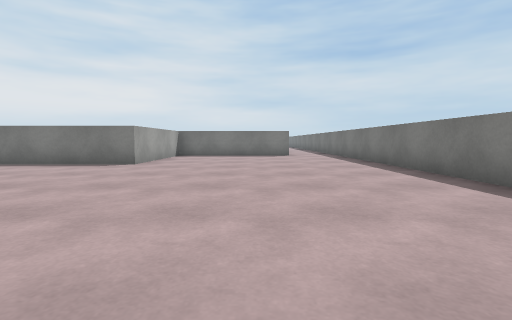
[1] (above)

13 first-person views from a walk through a scene from a Unity 3-D project. The camera is 0.62 m above the floor, tilts 4° down and sees 85° across. The floor is counted in squares, 1 m on a side. Each view is taken from the middle of a square. On the plan, view 1 faces up. The plan holds only what a view shows up to about 9 squares ahead; the rest is blank. The place goes on beyond the plan. The player character is not drawn. Surface patterns are stand-ins for the level's own textures.

[2]
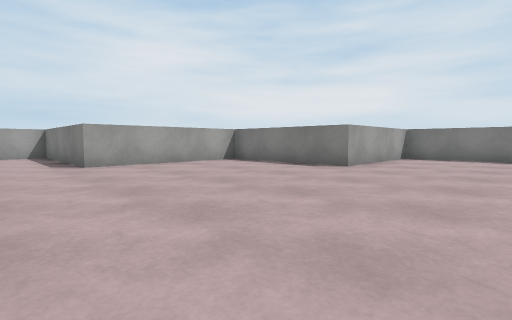

[3]
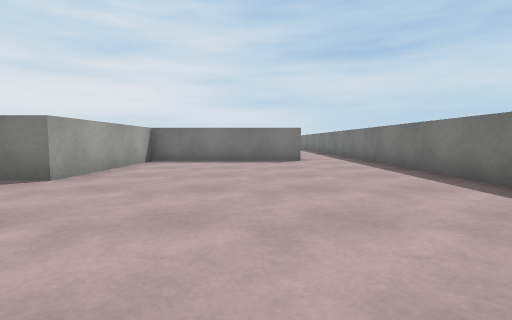

[4]
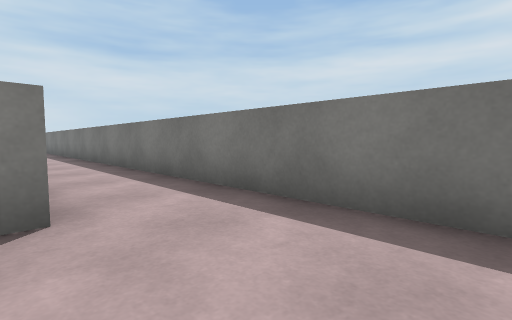

[5]
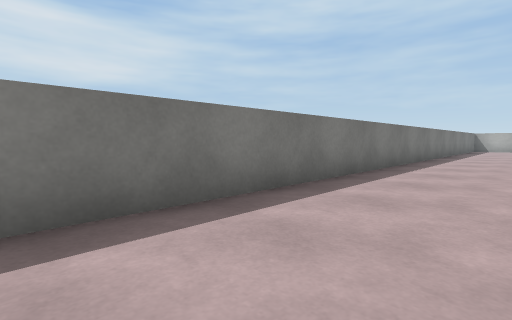

[6]
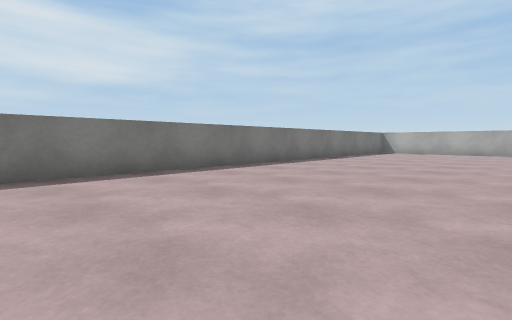

[7]
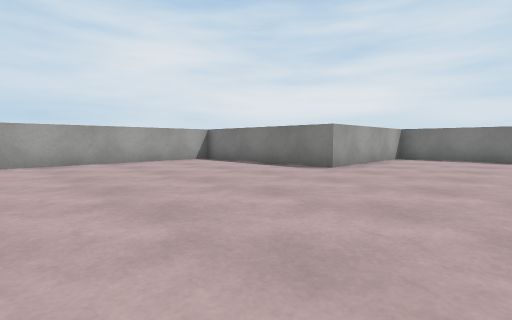

[8]
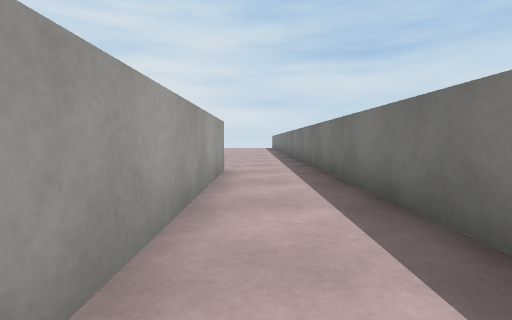

[9]
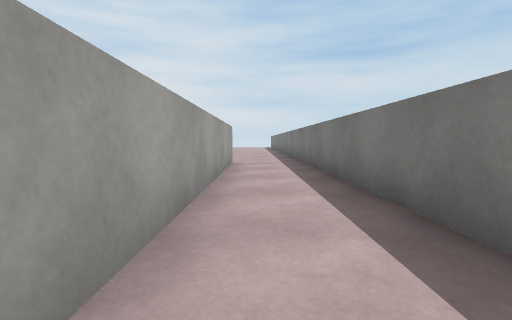

[10]
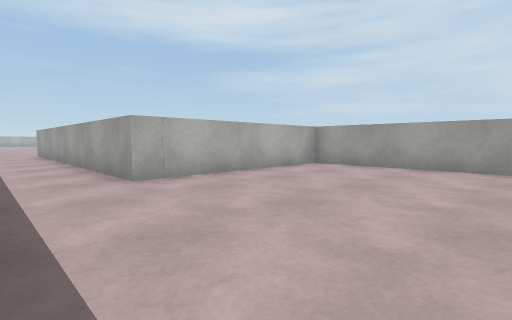

[11]
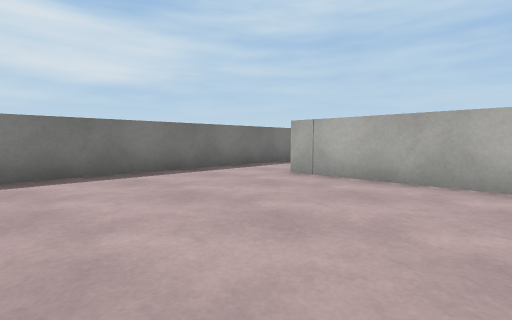

[12]
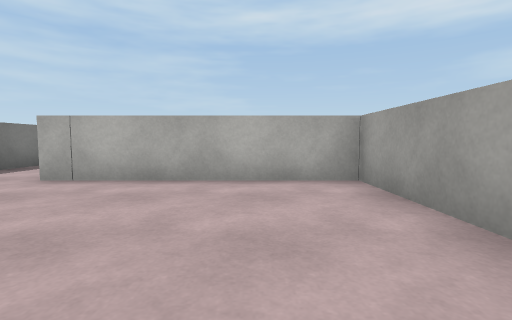

[13]
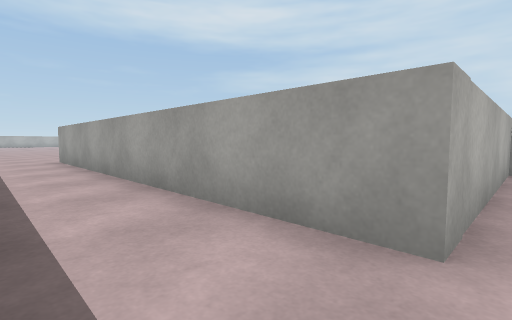

### Floor plan
Points are (right, up) in squares from view 1. A wall is a line through its corners. A room is listed if a view was taken in it or the views show most of it. See-through windows are left out.
Room 1 (views 1, 2, 3, 4, 5, 6, 7, 8, 9, 13)
walls: (-7.2, 6.6) (-7.2, 2.7) (-11.1, 2.7); (3.4, -3.5) (3.4, 21.4); (-12, 1.8) (-12, -2.8); (1.4, 20.7) (1.4, 11.5) (-3.1, 11.5) (-3.1, 7.3) (-6.8, 7.3)
ways out: opening at (2.5, 20.5) to room 2
Room 2 (views 10, 11, 12)
walls: (3.4, 21.4) (3.4, 24.9); (-3.6, 24.8) (-3.6, 20.7) (1.4, 20.7)
ways out: opening at (2.5, 20.5) to room 1

Where each view was taken, in squares from view 1:
view 1: 0 up, 0 right, facing up
view 2: 1 up, 0 right, facing up-left
view 3: 3 up, 0 right, facing up
view 4: 9 up, 1 right, facing up-right
view 5: 8 up, 1 right, facing down-right
view 6: 3 up, 2 left, facing down-right
view 7: 3 down, 4 left, facing up-left
view 8: 15 up, 2 right, facing up
view 9: 13 up, 2 right, facing up
view 10: 25 up, 3 right, facing down-left
view 11: 25 up, 2 left, facing down-right
view 12: 25 up, 2 left, facing down
view 13: 21 up, 3 right, facing down-left
